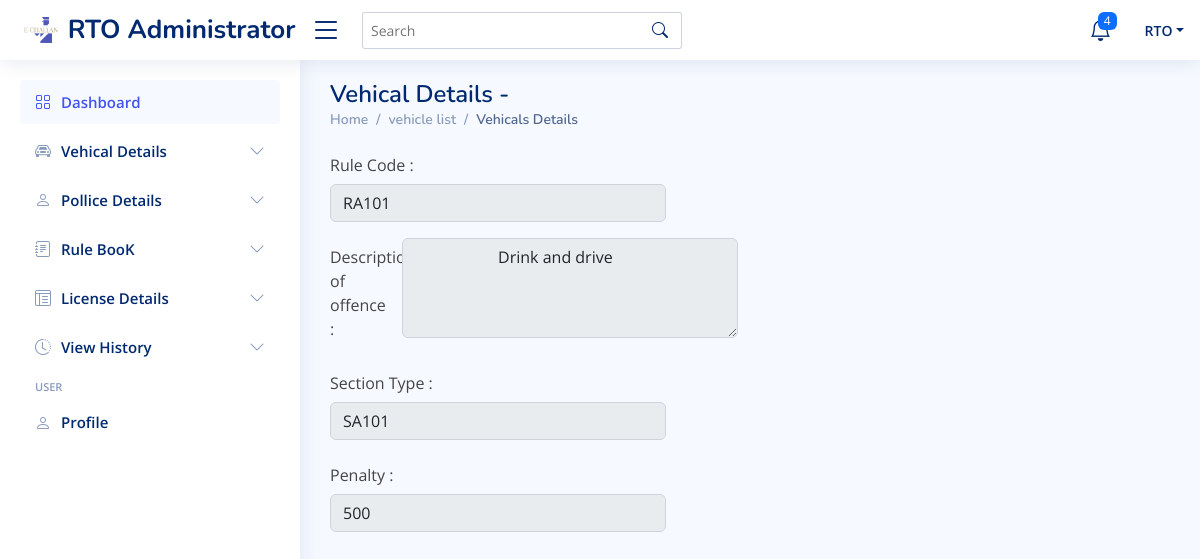
/rto-administrator/rtodashboard/view_rule_list/show_rid/3 (signed in), run on the app's committed database.
### rto/models.py (models this page shows, shortened)
class Rules(models.Model):
    rule_id=models.AutoField(primary_key= True)
    rule_code=models.CharField(max_length=50)
    rule_desc=models.CharField(max_length=100,blank=True)
    rule_sect = models.CharField(max_length=50,null=True)
    rule_pen=models.CharField(max_length=100,null=True)

### rto/views.py (the view)
# urls.py: path('rtodashboard/view_rule_list/show_rid/<int:rid>', views.show_rid,name="ur"),
def show_rid(request, rid):
    if authcheck(request):
        rule = Rules.objects.get(rule_id=rid)
        context = {
            'user': user(request),
            'member': rule,
            'access':False
        }
        return render(request, 'update_rule.html', context)
    else:
        return log_rto()

### rto/views.py (called while the page is built)
def authcheck(request):
    if request.session.get('login') == False or request.session.get('username') == None:
        return False
    else:
        return True

def user(request):
    user_info = {
        'username': request.session.get('username')
    }
    return user_info

### rto/templates/update_rule.html (shortened to what this page needs)
{% extends 'base.html' %}
{% block body1 %}
<main id="main" class="main">
    {% if access == False %}
    <div class="pagetitle">
      <h1>Vehical Details - {{member.vehicle_no}}</h1>
      <nav>
        <ol class="breadcrumb">
            <li class="breadcrumb-item"><a href="../">Home</a></li>
            <li class="breadcrumb-item">vehicle list</li>
            <li class="breadcrumb-item active">Vehicals Details</li>
        </ol>
      </nav>
    </div>
    {% endif %}
    <section class="section">
      <div class="row">
        <div class="col-lg-6">
              <form method="post" action="update_rid_record/{{member.rule_id}}">
                <div class="row mb-3">
                    <label for="inputText" class="col-sm-4 col-form-label">Rule Code :</label>
                    <div class="col-sm-10">
                      <input type="text" class="form-control" name="rule_code" value={{member.rule_code}} {% if access == False %}disabled{% endif %} re>
                    </div>
                  </div>
                <div class="row mb-3">
                  <label for="dec_off" class="col-sm-2 col-form-label">Description of offence :</label>
                  <div class="col-sm-10">
                    <textarea class="form-control" style="height: 100px" name="dec_off" id="dec_off"  {% if access == False %}disabled{% endif %} required>
                    {{member.rule_desc}}
                    </textarea>
                  </div>
                </div>
                <div class="row mb-3">
                  <label for="inputText" class="col-sm-4 col-form-label">Section Type :</label>
                  <div class="col-sm-10">
                    <input type="text" class="form-control" name="Sect" value={{member.rule_sect}} {% if access == False %}disabled{% endif %} required>
                  </div>
                </div>
                <div class="row mb-3">
                  <label for="inputText" class="col-sm-4 col-form-label">Penalty :</label>
                  <div class="col-sm-10">
                    <input type="text" class="form-control" name="penalty" value={{member.rule_pen}} {% if access == False %}disabled{% endif %} required>
                  </div>
                </div>
              </form>
            </div>
          </div>
        </div>
{% endblock body1 %}

### rto/static/assets/css/style.css (style rules this page uses)
:root { scroll-behavior: smooth; }
body { font-family: "Open Sans", sans-serif; background: #f6f9ff; color: #444444; }
a { color: #4154f1; text-decoration: none; }
h1, h2, h3, h4, h5, h6 { font-family: "Nunito", sans-serif; }
#main { margin-top: 60px; padding: 20px 30px; transition: all 0.3s; }
.pagetitle { margin-bottom: 10px; }
.pagetitle h1 { font-size: 24px; margin-bottom: 0; font-weight: 600; color: #012970; }
.breadcrumb { font-size: 14px; font-family: "Nunito", sans-serif; color: #899bbd; font-weight: 600; }
.breadcrumb a { color: #899bbd; transition: 0.3s; }
.breadcrumb .breadcrumb-item::before { color: #899bbd; }
.breadcrumb .active { color: #51678f; font-weight: 600; }
@media (min-width: 1200px) { #main, #footer { margin-left: 300px; } }

### data on the page
Rules: rule_code "RA101", dec_off "Drink and drive", Sect "SA101", penalty "500"

### other printed values
{{ user.username }} "RTO"
